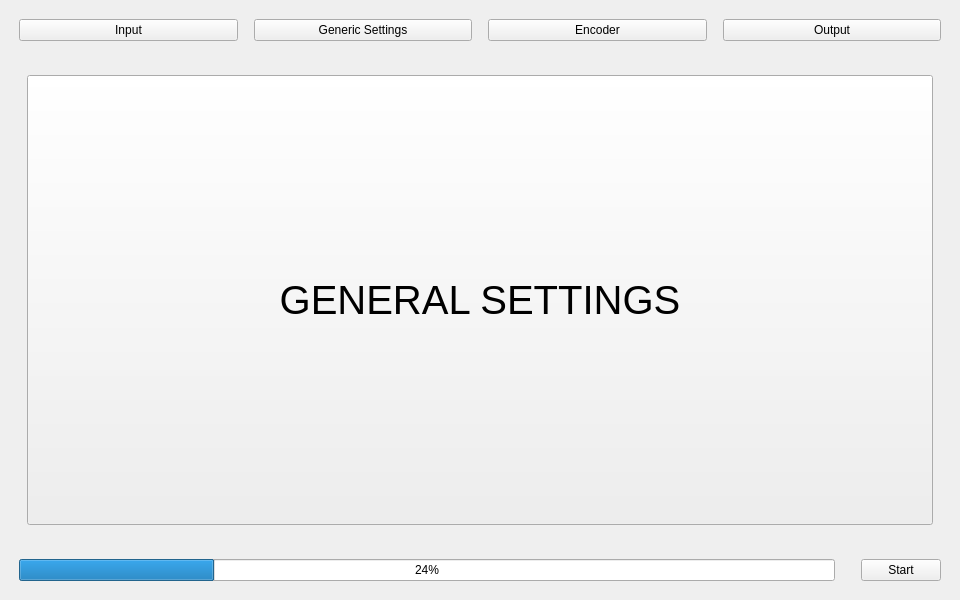
<?xml version="1.0" encoding="UTF-8"?>
<ui version="4.0">
 <class>Av1an_main_windows</class>
 <widget class="QMainWindow" name="Av1an_main_windows">
  <property name="geometry">
   <rect>
    <x>0</x>
    <y>0</y>
    <width>960</width>
    <height>600</height>
   </rect>
  </property>
  <property name="sizePolicy">
   <sizepolicy hsizetype="MinimumExpanding" vsizetype="MinimumExpanding">
    <horstretch>200</horstretch>
    <verstretch>200</verstretch>
   </sizepolicy>
  </property>
  <property name="minimumSize">
   <size>
    <width>960</width>
    <height>600</height>
   </size>
  </property>
  <property name="windowTitle">
   <string>MainWindow</string>
  </property>
  <widget class="QWidget" name="centralwidget">
   <property name="sizePolicy">
    <sizepolicy hsizetype="Expanding" vsizetype="Expanding">
     <horstretch>200</horstretch>
     <verstretch>200</verstretch>
    </sizepolicy>
   </property>
   <layout class="QHBoxLayout" name="horizontalLayout_3">
    <item>
     <layout class="QVBoxLayout" name="verticalLayout" stretch="0,0,0">
      <item>
       <layout class="QHBoxLayout" name="ButtonSelect" stretch="1,0,1,0,1,0,1">
        <property name="leftMargin">
         <number>10</number>
        </property>
        <property name="topMargin">
         <number>10</number>
        </property>
        <property name="rightMargin">
         <number>10</number>
        </property>
        <property name="bottomMargin">
         <number>10</number>
        </property>
        <item>
         <widget class="QPushButton" name="Input_Button">
          <property name="text">
           <string>Input</string>
          </property>
         </widget>
        </item>
        <item>
         <spacer name="horizontalSpacer_2">
          <property name="orientation">
           <enum>Qt::Horizontal</enum>
          </property>
          <property name="sizeHint" stdset="0">
           <size>
            <width>10</width>
            <height>20</height>
           </size>
          </property>
         </spacer>
        </item>
        <item>
         <widget class="QPushButton" name="Video_Settings_Button">
          <property name="text">
           <string>Generic Settings</string>
          </property>
         </widget>
        </item>
        <item>
         <spacer name="horizontalSpacer_3">
          <property name="orientation">
           <enum>Qt::Horizontal</enum>
          </property>
          <property name="sizeHint" stdset="0">
           <size>
            <width>10</width>
            <height>20</height>
           </size>
          </property>
         </spacer>
        </item>
        <item>
         <widget class="QPushButton" name="Encoder_Button">
          <property name="text">
           <string>Encoder</string>
          </property>
         </widget>
        </item>
        <item>
         <spacer name="horizontalSpacer_4">
          <property name="orientation">
           <enum>Qt::Horizontal</enum>
          </property>
          <property name="sizeHint" stdset="0">
           <size>
            <width>10</width>
            <height>20</height>
           </size>
          </property>
         </spacer>
        </item>
        <item>
         <widget class="QPushButton" name="OutputButton">
          <property name="text">
           <string>Output</string>
          </property>
         </widget>
        </item>
       </layout>
      </item>
      <item>
       <widget class="QStackedWidget" name="MainWidget">
        <property name="minimumSize">
         <size>
          <width>800</width>
          <height>400</height>
         </size>
        </property>
        <property name="currentIndex">
         <number>1</number>
        </property>
        <widget class="QWidget" name="page">
         <property name="sizePolicy">
          <sizepolicy hsizetype="Expanding" vsizetype="Expanding">
           <horstretch>100</horstretch>
           <verstretch>100</verstretch>
          </sizepolicy>
         </property>
         <layout class="QHBoxLayout" name="horizontalLayout_4">
          <item>
           <widget class="QLabel" name="DropInLabel">
            <property name="sizePolicy">
             <sizepolicy hsizetype="Expanding" vsizetype="Expanding">
              <horstretch>100</horstretch>
              <verstretch>100</verstretch>
             </sizepolicy>
            </property>
            <property name="font">
             <font>
              <pointsize>36</pointsize>
             </font>
            </property>
            <property name="autoFillBackground">
             <bool>false</bool>
            </property>
            <property name="styleSheet">
             <string notr="true">            QLabel{

                border: 4px dashed #aaa

            }</string>
            </property>
            <property name="frameShape">
             <enum>QFrame::Box</enum>
            </property>
            <property name="text">
             <string>Drop In File Or Click For Import</string>
            </property>
            <property name="scaledContents">
             <bool>true</bool>
            </property>
            <property name="alignment">
             <set>Qt::AlignCenter</set>
            </property>
            <property name="wordWrap">
             <bool>true</bool>
            </property>
           </widget>
          </item>
         </layout>
        </widget>
        <widget class="QWidget" name="page_2">
         <property name="sizePolicy">
          <sizepolicy hsizetype="Expanding" vsizetype="Expanding">
           <horstretch>100</horstretch>
           <verstretch>100</verstretch>
          </sizepolicy>
         </property>
         <layout class="QHBoxLayout" name="horizontalLayout_5">
          <item>
           <widget class="QWidget" name="gen_set_wid" native="true">
            <layout class="QHBoxLayout" name="horizontalLayout_7">
             <item>
              <widget class="QPushButton" name="pushButton_4">
               <property name="sizePolicy">
                <sizepolicy hsizetype="MinimumExpanding" vsizetype="MinimumExpanding">
                 <horstretch>0</horstretch>
                 <verstretch>0</verstretch>
                </sizepolicy>
               </property>
               <property name="minimumSize">
                <size>
                 <width>200</width>
                 <height>200</height>
                </size>
               </property>
               <property name="font">
                <font>
                 <pointsize>30</pointsize>
                </font>
               </property>
               <property name="text">
                <string>GENERAL SETTINGS</string>
               </property>
              </widget>
             </item>
            </layout>
           </widget>
          </item>
         </layout>
        </widget>
        <widget class="QWidget" name="page_3">
         <layout class="QHBoxLayout" name="horizontalLayout">
          <item>
           <widget class="QWidget" name="widget_2" native="true">
            <layout class="QHBoxLayout" name="horizontalLayout_6">
             <item>
              <widget class="QPushButton" name="pushButton_3">
               <property name="sizePolicy">
                <sizepolicy hsizetype="MinimumExpanding" vsizetype="MinimumExpanding">
                 <horstretch>0</horstretch>
                 <verstretch>0</verstretch>
                </sizepolicy>
               </property>
               <property name="minimumSize">
                <size>
                 <width>200</width>
                 <height>200</height>
                </size>
               </property>
               <property name="font">
                <font>
                 <pointsize>30</pointsize>
                </font>
               </property>
               <property name="text">
                <string>Encoder Stuff</string>
               </property>
              </widget>
             </item>
            </layout>
           </widget>
          </item>
         </layout>
        </widget>
        <widget class="QWidget" name="page_4">
         <layout class="QHBoxLayout" name="horizontalLayout_2">
          <item>
           <widget class="QPushButton" name="pushButton">
            <property name="sizePolicy">
             <sizepolicy hsizetype="MinimumExpanding" vsizetype="MinimumExpanding">
              <horstretch>0</horstretch>
              <verstretch>0</verstretch>
             </sizepolicy>
            </property>
            <property name="minimumSize">
             <size>
              <width>200</width>
              <height>200</height>
             </size>
            </property>
            <property name="font">
             <font>
              <pointsize>30</pointsize>
             </font>
            </property>
            <property name="text">
             <string>OUTPUT STUFF</string>
            </property>
           </widget>
          </item>
         </layout>
        </widget>
       </widget>
      </item>
      <item>
       <layout class="QHBoxLayout" name="Progress_Bar" stretch="1,0,0">
        <property name="leftMargin">
         <number>10</number>
        </property>
        <property name="topMargin">
         <number>10</number>
        </property>
        <property name="rightMargin">
         <number>10</number>
        </property>
        <property name="bottomMargin">
         <number>10</number>
        </property>
        <item>
         <widget class="QProgressBar" name="progressBar">
          <property name="sizePolicy">
           <sizepolicy hsizetype="Expanding" vsizetype="Fixed">
            <horstretch>100</horstretch>
            <verstretch>0</verstretch>
           </sizepolicy>
          </property>
          <property name="value">
           <number>24</number>
          </property>
         </widget>
        </item>
        <item>
         <spacer name="horizontalSpacer">
          <property name="orientation">
           <enum>Qt::Horizontal</enum>
          </property>
          <property name="sizeHint" stdset="0">
           <size>
            <width>20</width>
            <height>20</height>
           </size>
          </property>
         </spacer>
        </item>
        <item>
         <widget class="QPushButton" name="StartStop">
          <property name="text">
           <string>Start</string>
          </property>
         </widget>
        </item>
       </layout>
      </item>
     </layout>
    </item>
   </layout>
  </widget>
 </widget>
 <resources/>
 <connections>
  <connection>
   <sender>Video_Settings_Button</sender>
   <signal>clicked()</signal>
   <receiver>gen_set_wid</receiver>
   <slot>show()</slot>
   <hints>
    <hint type="sourcelabel">
     <x>371</x>
     <y>34</y>
    </hint>
    <hint type="destinationlabel">
     <x>479</x>
     <y>299</y>
    </hint>
   </hints>
  </connection>
 </connections>
</ui>
